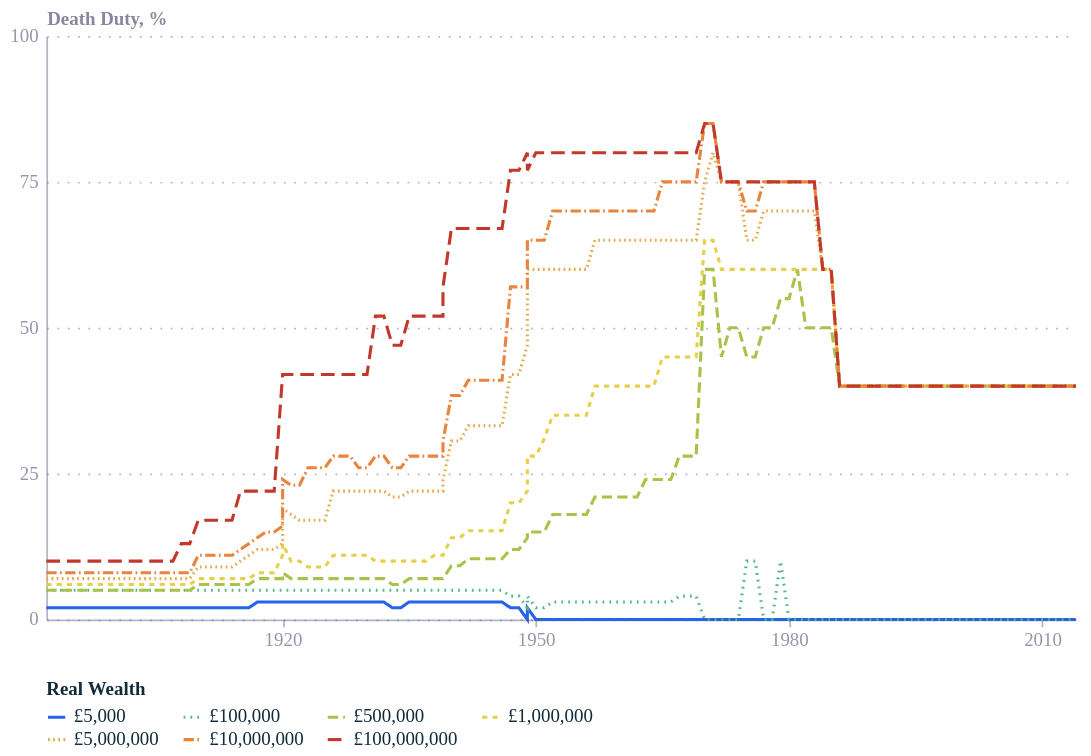

Specify this chart in Vega-Lite:
### Vega-Lite specification from a JSON file in a GitHub repository (floating-point values rounded to 4 significant figures; data arrays with more than 128 entries replaced by an {"elided": "..."} marker saying what was removed)
{"config": {"font": "Circular Std", "text": {"color": "#676A86", "align": "left", "baseline": "middle", "dx": 7, "dy": 0, "fontSize": 11}, "view": {"stroke": null, "continuousWidth": 400, "continuousHeight": 300, "discreteWidth": 400, "discreteHeight": 300}, "range": {"category": ["#36B7B4", "#E6224B", "#F4C245", "#0063AF", "#00A767", "#179FDB", "#EB5C2E", "#5C267B", "#122B39"], "diverging": ["#E6224B", "#E54753", "#C9C9C9", "#179FDB", "#122B39"], "heatmap": ["#C9C9C9", "#179FDB", "#0063AF", "#122B39"], "ordinal": ["#00A767", "#36B7B4", "#179FDB", "#0063AF", "#243B5A"]}, "bar": {"color": "#179fdb"}, "line": {"color": "#e6224b"}, "rule": {"color": "#676A86"}, "area": {"opacity": 0.8}, "point": {"filled": true, "size": 80, "color": "#e6224b", "opacity": 0.95}, "geoshape": {"stroke": "white", "strokeWidth": 0.3}, "rect": {"fill": "#d6d4d4", "opacity": 0.3}, "axis": {"labelColor": "#676A86", "labelFontSize": 11, "labelFont": "Circular Std", "labelOpacity": 0.7, "tickColor": "#676A86", "tickOpacity": 0.5, "domainColor": "#676A86", "domainOpacity": 0.5, "gridColor": "#676A86", "gridDash": [2, 2], "gridOpacity": 0.5, "title": null, "titleColor": "#676A86", "titleOpacity": 0.8, "tickSize": 4}, "axisXDiscrete": {"grid": false, "labelAngle": 0, "tickCount": 10, "tickOpacity": 0.5, "title": null}, "axisYDiscrete": {"ticks": false, "labelPadding": 5}, "axisXTemporal": {"grid": false, "ticks": true}, "axisXQuantitative": {"grid": true}, "axisYQuantitative": {"gridColor": "#676A86", "gridDash": [1, 5], "gridOpacity": 0.5, "ticks": false, "labelPadding": 5, "tickCount": 8, "titleAngle": 0, "titleAlign": "left", "titleBaseline": "bottom", "titleX": 0, "titleY": -5}, "title": {"color": "#676A86E6", "subtitleColor": "#676A86", "font": "Circular Std", "subtitleFont": "Circular Std", "anchor": "start", "fontSize": 14, "subtitleFontSize": 12, "subtitlePadding": 4, "offset": 0, "frame": "group"}, "legend": {"titleColor": "#122b39", "title": null, "labelColor": "#122b39", "labelFontSize": 11}}, "vconcat": [{"layer": [{"mark": {"type": "line", "strokeWidth": 1.8}, "encoding": {"color": {"field": "wealth", "legend": {"columns": 4, "direction": "horizontal", "labelLimit": 120, "orient": "bottom", "symbolStrokeWidth": 1.8, "title": "Real Wealth"}, "scale": {"domain": ["£5,000", "£100,000", "£500,000", "£1,000,000", "£5,000,000", "£10,000,000", "£100,000,000"], "range": ["#2563eb", "#4fb783", "#a8c34a", "#e6cf4a", "#e6a94b", "#e8843c", "#c0392b"]}, "sort": ["£5,000", "£100,000", "£500,000", "£1,000,000", "£5,000,000", "£10,000,000", "£100,000,000"], "type": "nominal"}, "opacity": {"condition": {"param": "param_e39fdf522c297102", "value": 1.0, "empty": true}, "value": 0.15}, "order": {"field": "idx", "type": "quantitative"}, "strokeDash": {"field": "wealth", "legend": {"columns": 4, "direction": "horizontal", "labelLimit": 120, "orient": "bottom", "symbolStrokeWidth": 1.8, "title": "Real Wealth"}, "scale": {"domain": ["£5,000", "£100,000", "£500,000", "£1,000,000", "£5,000,000", "£10,000,000", "£100,000,000"], "range": [[1, 0], [1, 3], [6, 3], [3, 3], [1, 2], [6, 2, 1, 2], [8, 4]]}, "sort": ["£5,000", "£100,000", "£500,000", "£1,000,000", "£5,000,000", "£10,000,000", "£100,000,000"], "type": "nominal"}, "x": {"axis": {"format": "%Y", "values": ["1890-01-01", "1920-01-01", "1950-01-01", "1980-01-01", "2010-01-01"]}, "field": "year", "title": null, "type": "temporal"}, "y": {"axis": {"values": [0, 25, 50, 75, 100]}, "field": "death_duty", "scale": {"domain": [0, 100]}, "title": "Death Duty, %", "type": "quantitative"}}}, {"mark": {"type": "point", "size": 60}, "encoding": {"opacity": {"value": 0}, "tooltip": [{"field": "wealth", "title": "Real wealth", "type": "nominal"}, {"field": "year", "format": "%Y", "title": "Year", "type": "temporal"}, {"field": "death_duty", "title": "Death duty, %", "type": "quantitative"}], "x": {"axis": {"format": "%Y", "values": ["1890-01-01", "1920-01-01", "1950-01-01", "1980-01-01", "2010-01-01"]}, "field": "year", "title": null, "type": "temporal"}, "y": {"axis": {"values": [0, 25, 50, 75, 100]}, "field": "death_duty", "scale": {"domain": [0, 100]}, "title": "Death Duty, %", "type": "quantitative"}}, "name": "view_baa3d2e4faa947ab_1"}], "height": 340, "width": 600}], "data": {"name": "data-675b13a4bf9b94b4bb0c116e148e9f8d"}, "params": [{"name": "param_e39fdf522c297102", "select": {"type": "point", "clear": "pointerout", "fields": ["wealth"], "nearest": true, "on": "pointerover"}, "views": ["view_baa3d2e4faa947ab_1"]}], "$schema": "https://vega.github.io/schema/vega-lite/v6.4.1.json", "datasets": {"data-675b13a4bf9b94b4bb0c116e148e9f8d": {"elided": "880 records"}}, "width": 350, "height": 280}
